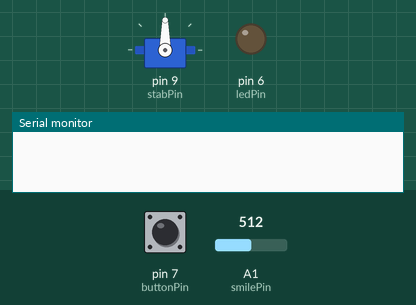
The sketch below on a simulated Arduino Uno, built with avr-gcc and run on an emulated ATmega328P. Shown: servo, output pins drawn as LEDs (lit = HIGH), the last lines printed to the serial monitor. Dashed ring = blinking. The test bench sets the inputs (shaded band); at power-on: pin 7 (buttonPin) LOW, A1 (smilePin) = 512.

Above: at 1.2 s.
1.3 s: pin 7 (buttonPin) pulled HIGH for 0.15 s
At 1.67 s:
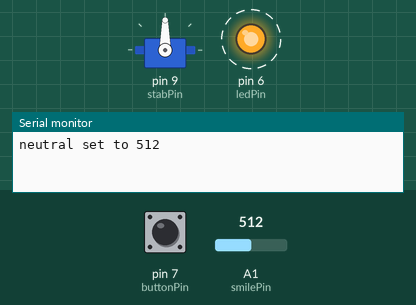
3.8 s: pin 7 (buttonPin) pulled HIGH for 1 s
At 5.6 s:
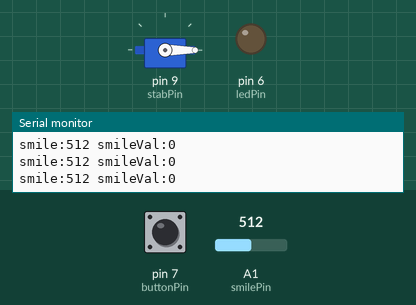
6.8 s: pin 7 (buttonPin) pulled HIGH for 0.15 s
At 7.18 s:
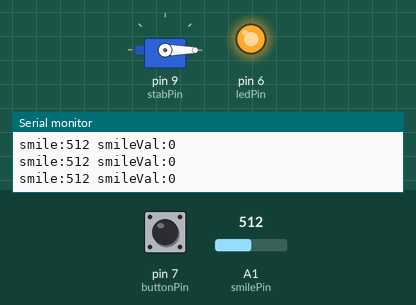
8.8 s: pin 7 (buttonPin) pulsed HIGH 5 times (0.12 s each, 0.3 s apart)
At 12.8 s:
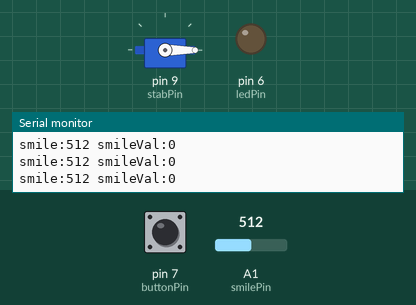
13.3 s: A1 (smilePin) set to 104
At 14.1 s:
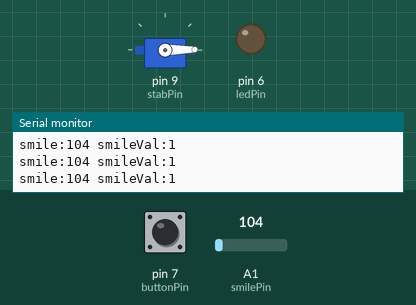
16.3 s: A1 (smilePin) set to 93
Timing chart, 0 to 18.8 s (numbered marks = the images above; inputs shaded):
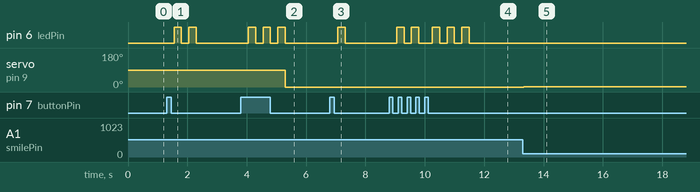

Measured:
- after the input at 1.3 s, pin 6 (ledPin): alternates HIGH for 0.25 s and LOW for 0.25 s, 4 changes in all, then stays LOW, starting after 0.25 s
- after the input at 3.8 s, pin 6 (ledPin): alternates HIGH for 0.25 s and LOW for 0.25 s, 6 changes in all, then stays LOW, starting after 0.25 s; servo on pin 9 (stabPin): 90° → 0° after 1.5 s
- after the input at 6.8 s, pin 6 (ledPin): LOW → HIGH after 0.26 s, → LOW 0.25 s later
- after the input at 8.8 s, pin 6 (ledPin): LOW → HIGH after 0.25 s, → LOW 0.25 s later, → HIGH 0.25 s later, → LOW 0.25 s later, … (10 changes in this stretch)
- after the input at 13.3 s, servo on pin 9 (stabPin): 0° → 1° at once

The sketch:

happinesshat_v2.ino
```cpp
#include <Servo.h>

int smilePin = A1;
int buttonPin = 7;
int ledPin = 6;
int stabPin = 9;
Servo stabber;

int state = 0;
// 0 - ready to calibrate (press and it flashes three)
// 1 - reading neutral (press and it flashes two)
// 2 - reading smile (press and it flashes one, READY!)
int lastButtonState = LOW;

int neutralAmt = 0;
int smileAmt = 0;
int smile = 0;

void setup(){
  Serial.begin(9600);
  pinMode(buttonPin, INPUT);
  pinMode(smilePin, INPUT);
  pinMode(ledPin, OUTPUT);
  pinMode(stabPin, OUTPUT);
  stabber.attach(stabPin);

}

void loop(){
  smile = analogRead(smilePin);
  handleButton();
  handleSmile();
}

void handleButton() {
  int buttonState = digitalRead(buttonPin);
  //Serial.println(buttonState);
  if (buttonState != lastButtonState) {
    if (buttonState == HIGH) {
      state = (state+1)%3;
      if (state == 0) {
        flashX(1);
        stabber.write(0);
      } else if (state == 1) {
        neutralAmt = smile;
        Serial.print("neutral set to ");
        Serial.println(neutralAmt);
        flashX(2);
      } else if (state == 2) {
        smileAmt = smile;
        Serial.print("smile set to ");
        Serial.println(smileAmt);
        flashX(3);
      }
    }
    lastButtonState = buttonState;
  }
}

void flashX(int n) {
  for (int i=0; i<n; i++) {
    delay(250);
    digitalWrite(ledPin, HIGH);
    delay(250);
    digitalWrite(ledPin, LOW);
  }
}

void handleSmile() {
  if (state == 2) {
    int smileVal = map(smile, neutralAmt, smileAmt, 0, 180);
    smileVal = constrain(smileVal, 0, 180);
    Serial.print("smile:");
    Serial.print(smile);
    Serial.print(" smileVal:");
    Serial.println(smileVal);
    stabber.write(smileVal);
  }
}
```
